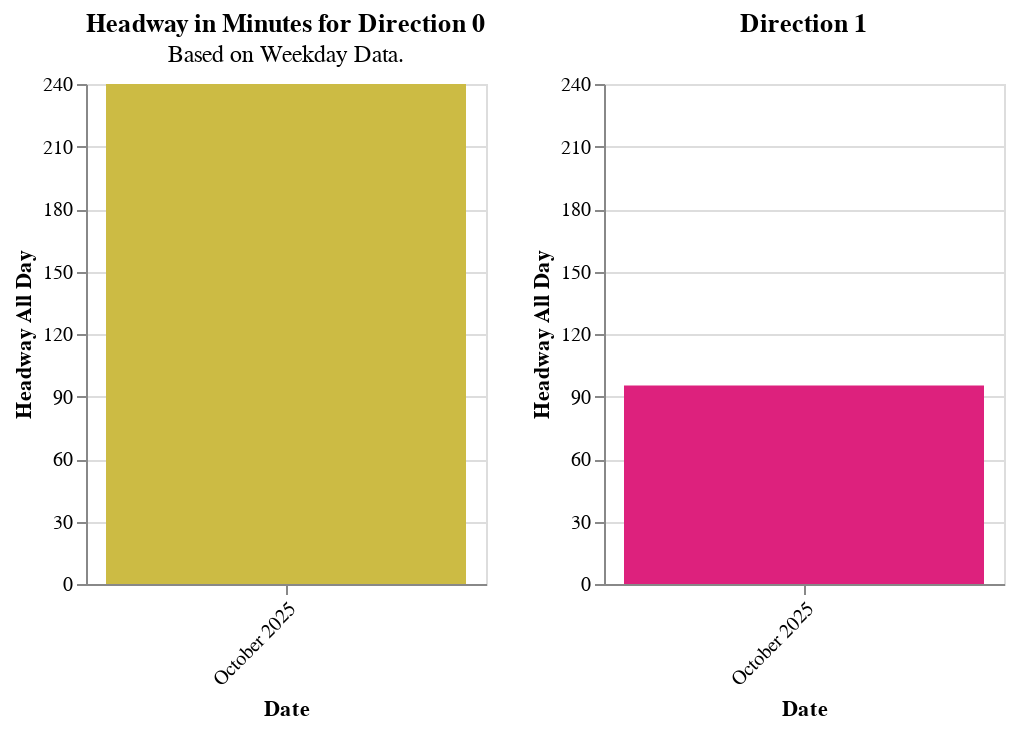

Notebook cell for this chart:
### Code cell
create_frequency(subset_df)
